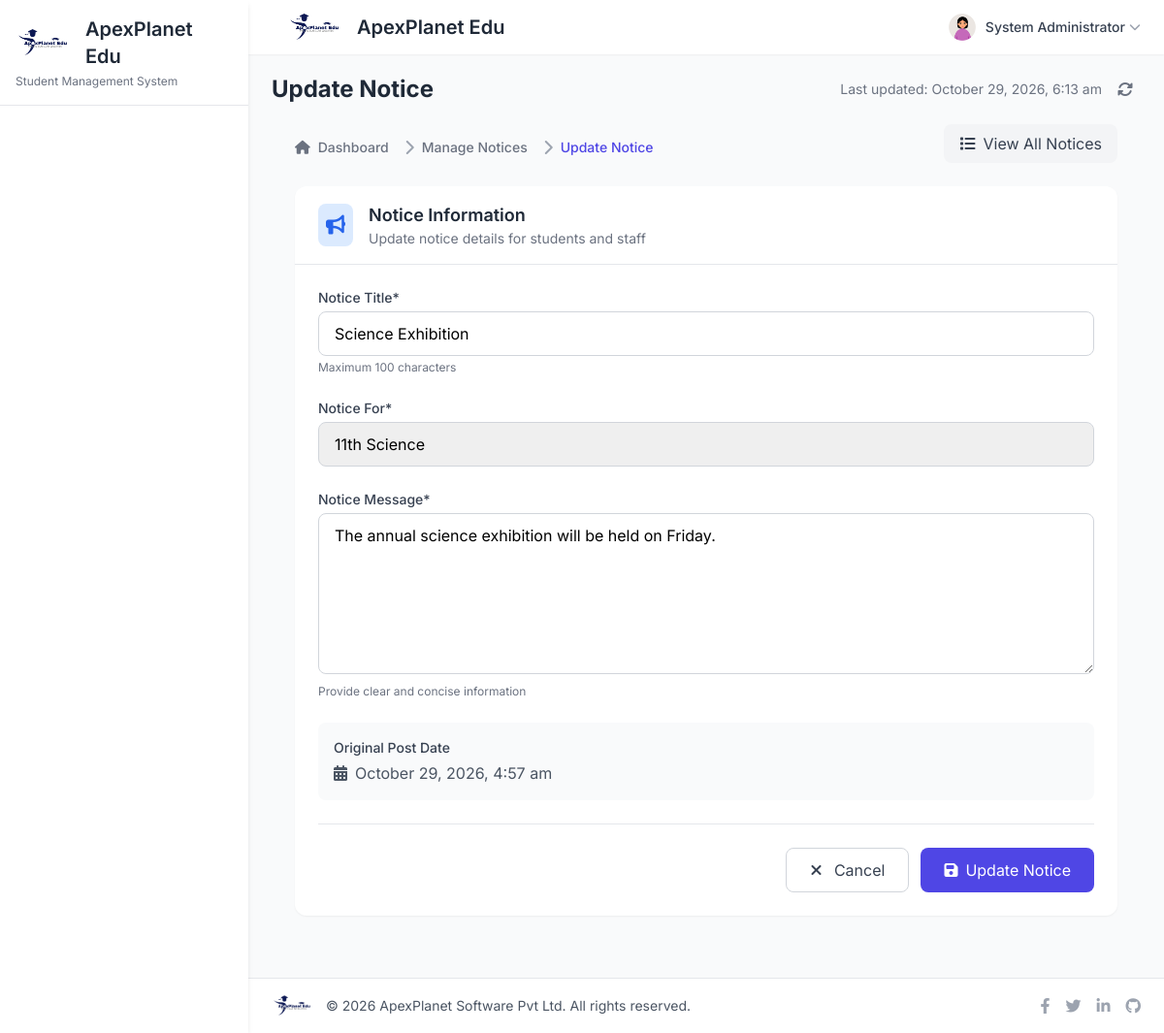
The app's page /edit-notice-detail.php?editid=1 (signed in) with its own data.
### tables this page shows
CREATE TABLE `tblnotice` (
  `ID` int(10) NOT NULL AUTO_INCREMENT,
  `NoticeTitle` varchar(200) NOT NULL,
  `ClassId` int(10) DEFAULT NULL,
  `NoticeMsg` mediumtext DEFAULT NULL,
  `CreationDate` timestamp NULL DEFAULT CURRENT_TIMESTAMP,
  PRIMARY KEY (`ID`),
  KEY `idx_tblnotice_class` (`ClassId`),
  KEY `idx_tblnotice_creation` (`CreationDate`)
);

CREATE TABLE `tblclass` (
  `ID` int(10) NOT NULL AUTO_INCREMENT,
  `ClassName` varchar(100) NOT NULL,
  `Section` varchar(100) NOT NULL,
  `CreationDate` timestamp NULL DEFAULT CURRENT_TIMESTAMP,
  PRIMARY KEY (`ID`),
  KEY `idx_tblclass_name_section` (`ClassName`, `Section`)
);

### edit-notice-detail.php (the view, shortened to what this page needs)
<?php
include('includes/dbconnection.php');
if (strlen($_SESSION['sturecmsaid']) == 0) {
  header('location:logout.php');
} else {
  $pageTitle = 'Update Notice';
  include_once('includes/header.php');
?>
<div class="px-6 py-4">
  <div class="flex flex-col md:flex-row justify-between items-start md:items-center mb-6" data-aos="fade-down">
    <div>
      <nav class="flex mt-2" aria-label="Breadcrumb">
        <ol class="inline-flex items-center space-x-1 md:space-x-2">
          <li class="inline-flex items-center">
            <a href="dashboard.php" class="inline-flex items-center text-sm font-medium text-gray-500 hover:text-primary">
              <i class="fas fa-home mr-2"></i>
              Dashboard
            </a>
          </li>
          <li class="inline-flex items-center">
            <i class="fas fa-chevron-right text-gray-400 mx-2"></i>
            <a href="manage-notice.php" class="text-sm font-medium text-gray-500 hover:text-primary">
              Manage Notices
            </a>
          </li>
          <li aria-current="page">
            <div class="flex items-center">
              <i class="fas fa-chevron-right text-gray-400 mx-2"></i>
              <span class="text-sm font-medium text-primary">Update Notice</span>
            </div>
          </li>
        </ol>
      </nav>
    </div>
    <a href="manage-notice.php" class="mt-4 md:mt-0 inline-flex items-center px-4 py-2 bg-gray-100 text-gray-700 rounded-lg hover:bg-gray-200 transition-colors">
      <i class="fas fa-list mr-2"></i> View All Notices
    </a>
  </div>
  <div class="bg-white rounded-xl shadow-sm overflow-hidden max-w-4xl mx-auto" data-aos="fade-up">
    <div class="px-6 py-4 border-b">
      <div class="flex items-center">
        <div class="p-2 bg-blue-100 text-blue-600 rounded-lg mr-4">
          <i class="fas fa-bullhorn text-xl"></i>
        </div>
        <div>
          <h3 class="text-lg font-semibold text-gray-800">Notice Information</h3>
          <p class="text-sm text-gray-500">Update notice details for students and staff</p>
        </div>
      </div>
    </div>
    <?php
    $eid = $_GET['editid'];
    $sql = "SELECT tblclass.ID, tblclass.ClassName, tblclass.Section, tblnotice.NoticeTitle,
            tblnotice.CreationDate, tblnotice.ClassId, tblnotice.NoticeMsg, tblnotice.ID as nid
            FROM tblnotice JOIN tblclass ON tblclass.ID=tblnotice.ClassId WHERE tblnotice.ID=:eid";
    $query = $dbh->prepare($sql);
    $query->bindParam(':eid', $eid, PDO::PARAM_STR);
    $query->execute();
    $results = $query->fetchAll(PDO::FETCH_OBJ);
    if($query->rowCount() > 0) {
      foreach($results as $row) {
    ?>
    <form class="p-6" method="post" onsubmit="return validateNoticeForm()">
      <div class="mb-6">
        <label for="nottitle" class="block text-sm font-medium text-gray-700 mb-1">Notice Title*</label>
        <input
          type="text"
          id="nottitle"
          name="nottitle"
          value="<?php echo htmlspecialchars($row->NoticeTitle); ?>"
          class="w-full px-4 py-2.5 rounded-lg border border-gray-300 focus:ring-2 focus:ring-primary focus:border-primary transition-all"
          required
          maxlength="100"
          placeholder="Enter notice title"
        >
        <p class="mt-1 text-xs text-gray-500">Maximum 100 characters</p>
      </div>
      <div class="mb-6">
        <label for="classid" class="block text-sm font-medium text-gray-700 mb-1">Notice For*</label>
        <select
          id="classid"
          name="classid"
          class="w-full px-4 py-2.5 rounded-lg border border-gray-300 focus:ring-2 focus:ring-primary focus:border-primary transition-all appearance-none"
          required
        >
          <option value="<?php echo htmlspecialchars($row->ClassId); ?>" selected>
            <?php echo htmlspecialchars($row->ClassName) . ' ' . htmlspecialchars($row->Section); ?>
          </option>
        </select>
      </div>
      <div class="mb-6">
        <label for="notmsg" class="block text-sm font-medium text-gray-700 mb-1">Notice Message*</label>
        <textarea
          id="notmsg"
          name="notmsg"
          rows="6"
          class="w-full px-4 py-2.5 rounded-lg border border-gray-300 focus:ring-2 focus:ring-primary focus:border-primary transition-all"
          required
          placeholder="Enter detailed notice message"
        ><?php echo htmlspecialchars($row->NoticeMsg); ?></textarea>
        <p class="mt-1 text-xs text-gray-500">Provide clear and concise information</p>
      </div>
      <div class="mb-6 bg-gray-50 p-4 rounded-lg">
        <label class="block text-sm font-medium text-gray-700 mb-1">Original Post Date</label>
        <div class="flex items-center text-gray-600">
          <i class="fas fa-calendar-alt mr-2"></i>
          <span><?php echo date('F j, Y, g:i a', strtotime($row->CreationDate)); ?></span>
        </div>
      </div>
      <div class="flex justify-end space-x-3 pt-6 mt-4 border-t">
        <a
          href="manage-notice.php"
          class="px-6 py-2.5 border border-gray-300 rounded-lg text-gray-700 hover:bg-gray-50 transition-colors"
        >
          <i class="fas fa-times mr-2"></i> Cancel
        </a>
        <button
          type="submit"
          name="submit"
          class="px-6 py-2.5 bg-primary text-white rounded-lg hover:bg-primary-dark transition-colors flex items-center"
        >
          <i class="fas fa-save mr-2"></i> Update Notice
        </button>
      </div>
    </form>
    <?php }} ?>
  </div>
</div>
<?php
  include_once('includes/footer.php');
}
?>

### includes/header.php (shortened to what this page needs)
<!DOCTYPE html>
<html lang="en">
  <head>
    <script src="https://cdn.tailwindcss.com"></script>
    <link rel="stylesheet" href="https://cdnjs.cloudflare.com/ajax/libs/font-awesome/6.4.0/css/all.min.css">
    <link href="https://unpkg.com/aos@2.3.1/dist/aos.css" rel="stylesheet">
  </head>
  <body class="bg-gray-50">
    <div id="page" class="hidden">
      <div class="flex h-screen overflow-hidden">
        <aside id="sidebar" class="w-64 bg-white shadow-md fixed h-full z-20 hidden lg:block">
          <div class="p-4 border-b">
            <div class="flex items-center">
              <img src="assets/images/logo-icon.png" alt="ApexPlanet Edu" class="h-8">
              <span class="ml-2 text-xl font-semibold text-gray-800">ApexPlanet Edu</span>
            </div>
            <p class="text-xs text-gray-500 mt-1">Student Management System</p>
          </div>
        </aside>
        <div class="relative flex flex-col flex-1 overflow-y-auto overflow-x-hidden lg:ml-64">
          <nav class="sticky top-0 z-10 bg-white shadow-sm">
            <div class="px-6 py-3 flex items-center justify-between">
              <div class="flex items-center">
                <div class="ml-4 flex items-center">
                  <img src="assets/images/logo-icon.png" alt="ApexPlanet Edu" class="h-8 w-auto">
                  <span class="ml-2 text-xl font-semibold text-gray-800">ApexPlanet Edu</span>
                </div>
              </div>
              <div class="flex items-center space-x-4">
                <div class="relative">
                  <button class="flex items-center focus:outline-none" id="userMenuButton">
                    <?php
                    $aid = $_SESSION['sturecmsaid'];
                    $sql = "SELECT * from tbladmin where ID=:aid";
                    $query = $dbh->prepare($sql);
                    $query->bindParam(':aid', $aid, PDO::PARAM_STR);
                    $query->execute();
                    $results = $query->fetchAll(PDO::FETCH_OBJ);
                    if($query->rowCount() > 0) {
                      foreach($results as $row) {
                    ?>
                    <img class="h-8 w-8 rounded-full object-cover" src="assets/images/faces/face8.jpg" alt="Profile">
                    <span class="ml-2 text-sm font-medium text-gray-700 hidden md:inline"><?php echo htmlentities($row->AdminName); ?></span>
                    <i class="fas fa-chevron-down ml-1 text-gray-400 text-xs"></i>
                    <?php }} ?>
                  </button>
                </div>
              </div>
            </div>
          </nav>
          <main class="flex-1 pb-8">
            <div class="px-6 py-4">
              <div class="flex items-center justify-between">
                <h2 class="text-2xl font-bold text-gray-800"><?php echo $pageTitle; ?></h2>
                <div class="flex items-center space-x-2">
                  <span class="text-sm text-gray-500">Last updated: <?php echo date("F j, Y, g:i a"); ?></span>
                  <button class="p-2 text-gray-500 hover:text-primary focus:outline-none">
                    <i class="fas fa-sync-alt"></i>
                  </button>
                </div>
              </div>

### includes/header.php (style rules this page uses)
body { font-family: 'Inter', sans-serif; background-color: #f3f4f6; overflow-x: hidden; }
.transition-all { transition: all 0.3s ease; }

### records on screen
tblnotice: nottitle "Science Exhibition", classid "11th Science", notmsg "The annual science exhibition will be held on Friday.", CreationDate "October 29, 2026, 4:57 am"

### other values on screen
$row->AdminName "System Administrator"
$pageTitle "Update Notice"
